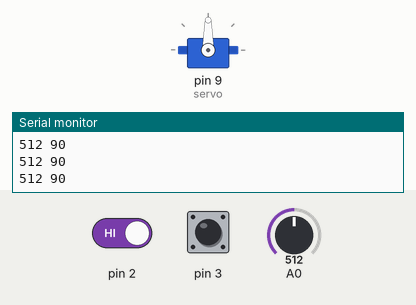
Simulated run of this sketch. Board: Arduino Uno, built with avr-gcc and run on an emulated ATmega328P. Shown: servo, the last lines printed to the serial monitor. The inputs (shaded band) are chosen by the test bench; at power-on: A0 = 512, pin 2 HIGH, pin 3 HIGH.

Above: at 1.2 s.
1.3 s: A0 set to 987
At 2.5 s:
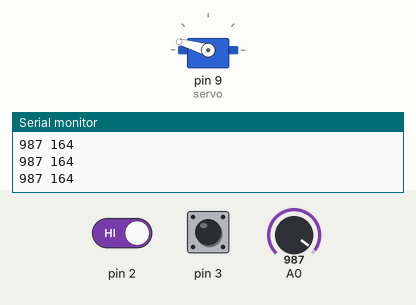
2.8 s: A0 set to 1012
At 3.5 s:
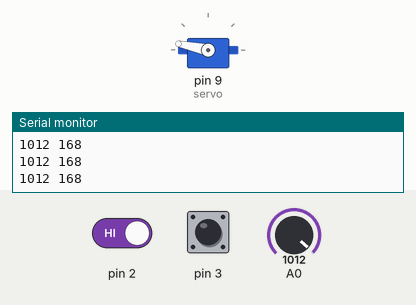
4.3 s: pin 2 driven LOW
At 4.6 s:
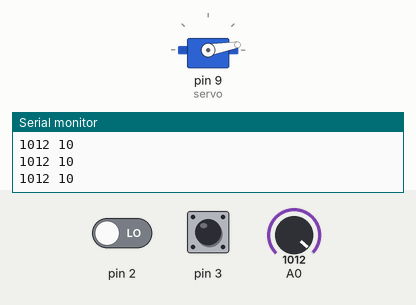
5.8 s: A0 set to 1023
At 7.2 s:
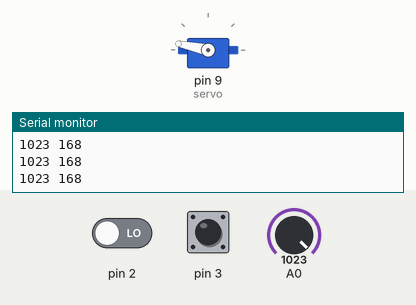
8.8 s: A0 set to 900
At 9.2 s:
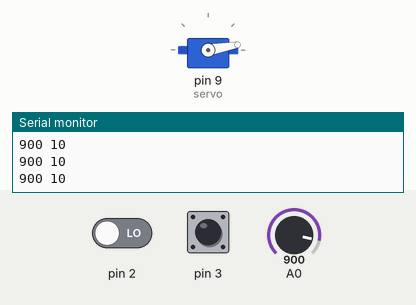
Timing chart, 0 to 11.3 s (numbered marks = the images above; inputs shaded):
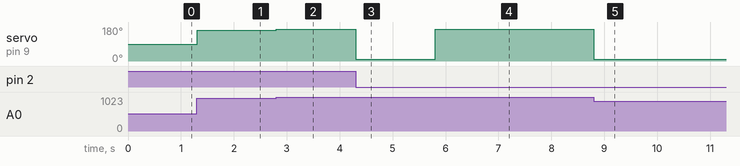

Measured:
- after the input at 1.3 s, servo on pin 9 (servo): 90° → 164° at once
- after the input at 2.8 s, servo on pin 9 (servo): 164° → 168° at once
- after the input at 4.3 s, servo on pin 9 (servo): 168° → 10° at once
- after the input at 5.8 s, servo on pin 9 (servo): 10° → 168° at once
- after the input at 8.8 s, servo on pin 9 (servo): 168° → 10° at once

The sketch:

servo_calibrated.ino
```cpp
#include "Servo.h"

Servo servo;

volatile int bottom = 0;
volatile int top = 1023;

void setup()
{
  servo.attach(9);
  Serial.begin(9600);

  pinMode(2, INPUT);
  pinMode(3, INPUT);
  attachInterrupt(0, calBottom, FALLING);
  attachInterrupt(1, calTop, FALLING);
}

void calBottom()
{
  bottom = analogRead(0);
}

void calTop()
{
  top = analogRead(0);
}

void loop()
{
  int sensorValue = analogRead(0);
  int deg = map(sensorValue, bottom, top, 10, 170);
  deg = constrain(deg, 10, 168);
  servo.write(deg);

  Serial.print(sensorValue);
  Serial.print(" ");
  Serial.println(deg);
}
```
